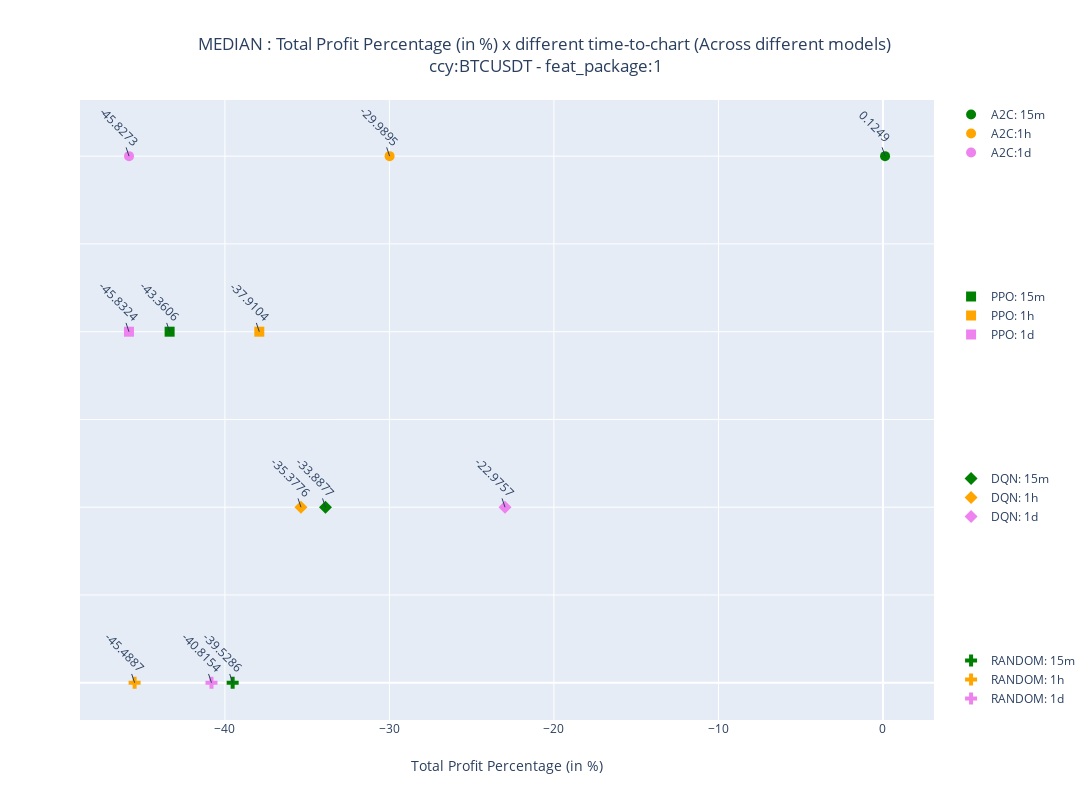

The notebook cell saved with this chart:
### Code cell
fig_output = get_meanplot_total_profit_diff_time_to_chart(df_sim_results, list_feat[0])

### Figure 1 — Plotly figure (JSON) as saved in the notebook; plotly's stock layout.template omitted (floating-point values rounded to 4 significant figures)
{"data": [{"legendgroup": "1", "marker": {"color": "green", "size": 10, "symbol": "circle"}, "mode": "markers+text", "name": "A2C: 15m", "type": "scatter", "x": [0.1249, 0.1249], "y": [3]}, {"legendgroup": "1", "marker": {"color": "orange", "size": 10, "symbol": "circle"}, "mode": "markers+text", "name": "A2C:1h", "type": "scatter", "x": [-29.99, -29.99], "y": [3]}, {"legendgroup": "1", "marker": {"color": "violet", "size": 10, "symbol": "circle"}, "mode": "markers+text", "name": "A2C:1d", "type": "scatter", "x": [-45.83, -45.83], "y": [3]}, {"legendgroup": "2", "marker": {"color": "green", "size": 10, "symbol": "square"}, "mode": "markers", "name": "PPO: 15m", "type": "scatter", "x": [-43.36, -43.36], "y": [2]}, {"legendgroup": "2", "marker": {"color": "orange", "size": 10, "symbol": "square"}, "mode": "markers", "name": "PPO: 1h", "type": "scatter", "x": [-37.91, -37.91], "y": [2]}, {"legendgroup": "2", "marker": {"color": "violet", "size": 10, "symbol": "square"}, "mode": "markers", "name": "PPO: 1d", "type": "scatter", "x": [-45.83, -45.83], "y": [2]}, {"legendgroup": "3", "marker": {"color": "green", "size": 10, "symbol": "diamond"}, "mode": "markers", "name": "DQN: 15m", "type": "scatter", "x": [-33.89, -33.89], "y": [1]}, {"legendgroup": "3", "marker": {"color": "orange", "size": 10, "symbol": "diamond"}, "mode": "markers", "name": "DQN: 1h", "type": "scatter", "x": [-35.38, -35.38], "y": [1]}, {"legendgroup": "3", "marker": {"color": "violet", "size": 10, "symbol": "diamond"}, "mode": "markers", "name": "DQN: 1d", "type": "scatter", "x": [-22.98, -22.98], "y": [1]}, {"legendgroup": "4", "marker": {"color": "green", "size": 10, "symbol": "cross"}, "mode": "markers+text", "name": "RANDOM: 15m", "type": "scatter", "x": [-39.53, -39.53], "y": [0]}, {"legendgroup": "4", "marker": {"color": "orange", "size": 10, "symbol": "cross"}, "mode": "markers+text", "name": "RANDOM: 1h", "type": "scatter", "x": [-45.49, -45.49], "y": [0]}, {"legendgroup": "4", "marker": {"color": "violet", "size": 10, "symbol": "cross"}, "mode": "markers+text", "name": "RANDOM: 1d", "type": "scatter", "x": [-40.82, -40.82], "y": [0]}], "layout": {"annotations": [{"align": "center", "text": "0.1249", "textangle": 45, "x": 0.1249, "xanchor": "center", "xref": "x", "y": 3, "yref": "y"}, {"align": "center", "text": "-29.9895", "textangle": 45, "x": -29.99, "xanchor": "center", "xref": "x", "y": 3, "yref": "y"}, {"align": "center", "text": "-45.8273", "textangle": 45, "x": -45.83, "xanchor": "center", "xref": "x", "y": 3, "yref": "y"}, {"align": "center", "text": "-43.3606", "textangle": 45, "x": -43.36, "xanchor": "center", "xref": "x", "y": 2, "yref": "y"}, {"align": "center", "text": "-37.9104", "textangle": 45, "x": -37.91, "xanchor": "center", "xref": "x", "y": 2, "yref": "y"}, {"align": "center", "text": "-45.8324", "textangle": 45, "x": -45.83, "xanchor": "center", "xref": "x", "y": 2, "yref": "y"}, {"align": "center", "text": "-33.8877", "textangle": 45, "x": -33.89, "xanchor": "center", "xref": "x", "y": 1, "yref": "y"}, {"align": "center", "text": "-35.3776", "textangle": 45, "x": -35.38, "xanchor": "center", "xref": "x", "y": 1, "yref": "y"}, {"align": "center", "text": "-22.9757", "textangle": 45, "x": -22.98, "xanchor": "center", "xref": "x", "y": 1, "yref": "y"}, {"align": "center", "text": "-39.5286", "textangle": 45, "x": -39.53, "xanchor": "center", "xref": "x", "y": 0, "yref": "y"}, {"align": "center", "text": "-45.4887", "textangle": 45, "x": -45.49, "xanchor": "center", "xref": "x", "y": 0, "yref": "y"}, {"align": "center", "text": "-40.8154", "textangle": 45, "x": -40.82, "xanchor": "center", "xref": "x", "y": 0, "yref": "y"}], "height": 800, "legend": {"tracegroupgap": 125}, "title": {"text": "MEDIAN : Total Profit Percentage (in %) x different time-to-chart (Across different models) <br>ccy:BTCUSDT - feat_package:1", "x": 0.5}, "width": 1200, "xaxis": {"title": {"standoff": 25, "text": "Total Profit Percentage (in %)"}}, "yaxis": {"showticklabels": false}}}
